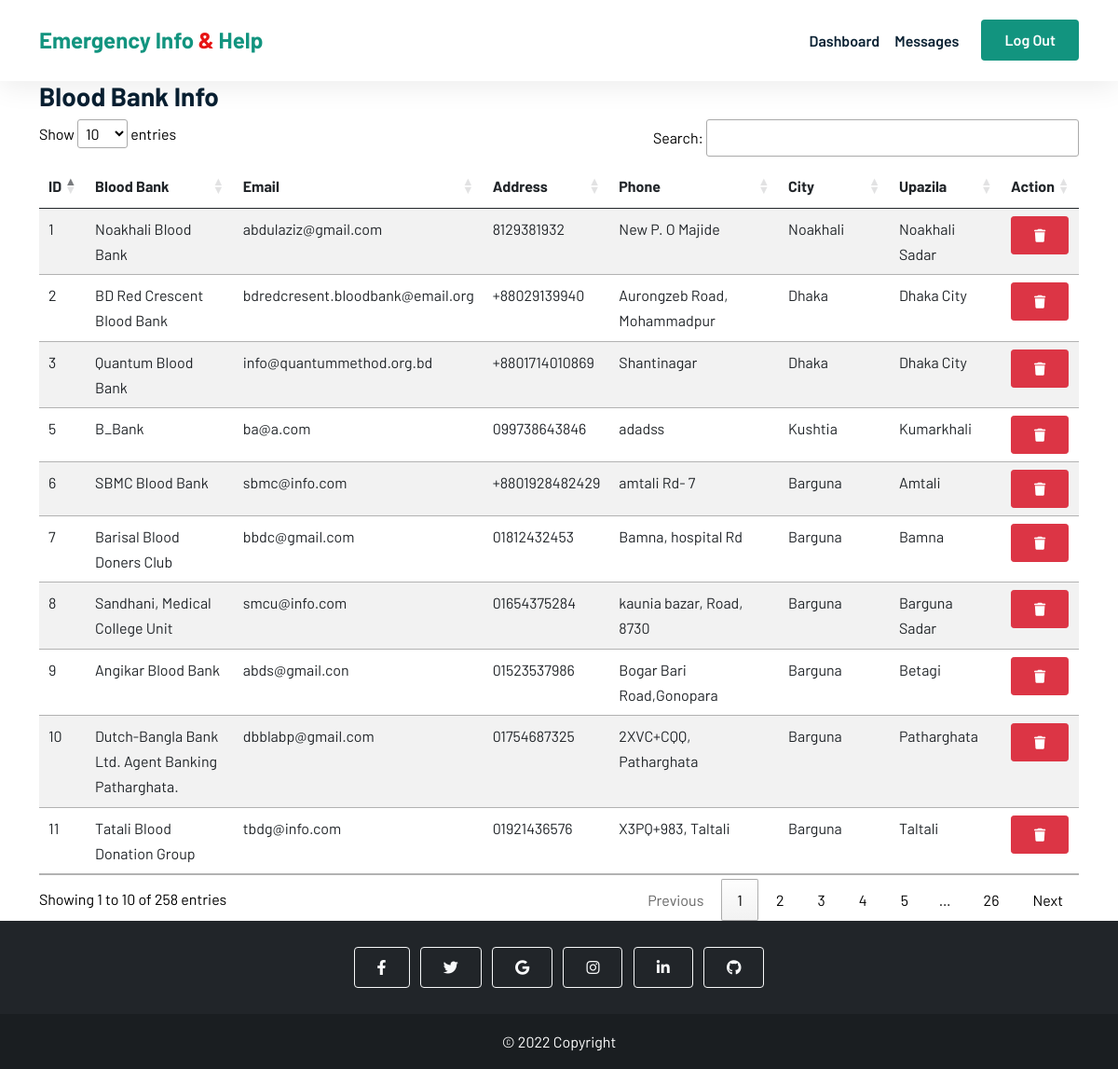
Page /admin/blood_bank_info.php (signed in) on the committed database.
### tables this page shows
CREATE TABLE `blood_bank` (
  `id` int(255) NOT NULL,
  `bank_name` varchar(255) NOT NULL,
  `email` varchar(32) NOT NULL,
  `phone` varchar(32) NOT NULL,
  `address` varchar(255) NOT NULL,
  `division` varchar(32) NOT NULL,
  `city` varchar(32) NOT NULL,
  `upazila` varchar(32) NOT NULL,
  `aviable_a_positive` int(5) NOT NULL,
  `aviable_a_negative` int(5) NOT NULL,
  `aviable_b_positive` int(5) NOT NULL,
  `aviable_b_negative` int(5) NOT NULL,
  `aviable_ab_positive` int(5) NOT NULL,
  `aviable_ab_negative` int(5) NOT NULL,
  `aviable_o_positive` int(5) NOT NULL,
  `aviable_o_negative` int(5) NOT NULL,
  `status` varchar(255) NOT NULL DEFAULT 'Typically replies within 10 minutes.',
  `image` varchar(255) NOT NULL,
  `user_name` varchar(32) DEFAULT NULL,
  `password` varchar(32) DEFAULT NULL
);

### admin/blood_bank_info.php (the view, shortened to what this page needs)
<?php
include_once './admin_includes/db.php';
$sql = "SELECT * FROM `blood_bank`";
$results = $con->query($sql);
?>
<!DOCTYPE html>
<html lang="en">
<head>
    <link href="https://cdn.jsdelivr.net/npm/bootstrap@5.0.2/dist/css/bootstrap.min.css" rel="stylesheet" />
    <link rel="stylesheet" href="https://cdnjs.cloudflare.com/ajax/libs/font-awesome/6.1.1/css/all.min.css" />
    <link rel="stylesheet" href="//cdn.datatables.net/1.12.1/css/jquery.dataTables.min.css">
    <link rel="stylesheet" href="../css/style.css" />
</head>
<body>
<header class="sticky-top">
        <nav class="navbar navbar-expand-lg  bg-white">
            <div class="container">
                <a class="navbar-brand" href="./admin_dashboard.php">Emergency Info <span>&</span> Help</a>
                <div class="collapse navbar-collapse" id="navbarNavDropdown">
                    <ul class="navbar-nav ms-auto">
                    <li class="nav-item">
                            <a class="nav-link" aria-current="page" href="./admin_dashboard.php">Dashboard</a>
                        </li>
                    <li class="nav-list">
                    <a href="messages.php" class="nav-link">Messages</a>
                    </li>
                    </ul>
                    <a href="./logout.php" class="btn btn-brand ms-lg-3">Log Out</a>
                </div>
            </div>
        </nav>
    </header>
    <main>
        <div class="container">
            <h3>Blood Bank Info</h3>
            <div>
                <table class="table table-striped" id="messages">
                    <thead>
                        <tr>
                            <th scope="col">ID</th>
                            <th scope="col">Blood Bank</th>
                            <th scope="col">Email</th>
                            <th scope="col">Address</th>
                            <th scope="col">Phone</th>
                            <th scope="col">City</th>
                            <th scope="col">Upazila</th>
                            <th scope="col">Action</th>
                        </tr>
                    </thead>
                    <tbody>
                        <?php while ($row = $results->fetch_assoc()) : ?>
                            <tr>
                                <td><?php echo $row['id'] ?></td>
                                <td><?php echo $row['bank_name']?></td>
                                <td><?php echo $row['email'] ?></td>
                                <td><?php echo $row['phone'] ?></td>
                                <td><?php echo $row['address'] ?></td>
                                <td><?php echo $row['city'] ?></td>
                                <td><?php echo $row['upazila'] ?></td>
                                <td>
                                    <button class='delete btn btn-sm btn-danger' id="<?php echo $row['id'] ?>"><i class=" fa-solid fa-trash"></i></button>
                                </td>
                            </tr>
                        <?php endwhile ?>
                    </tbody>
                </table>
            </div>
        </div>
    </main>
    <footer class="bg-dark text-center text-white">
        <div class="container p-4 pb-0">
            <section class="mb-4">
                <a class="btn btn-outline-light btn-floating m-1" href="#!" role="button"><i class="fab fa-facebook-f"></i></a>
                <a class="btn btn-outline-light btn-floating m-1" href="#!" role="button"><i class="fab fa-twitter"></i></a>
                <a class="btn btn-outline-light btn-floating m-1" href="#!" role="button"><i class="fab fa-google"></i></a>
                <a class="btn btn-outline-light btn-floating m-1" href="#!" role="button"><i class="fab fa-instagram"></i></a>
                <a class="btn btn-outline-light btn-floating m-1" href="#!" role="button"><i class="fab fa-linkedin-in"></i></a>
                <a class="btn btn-outline-light btn-floating m-1" href="#!" role="button"><i class="fab fa-github"></i></a>
            </section>
        </div>
        <div class="text-center p-3 footer-last">
            © 2022 Copyright
        </div>
    </footer>
</body>
</html>

### css/style.css (style rules this page uses)
* { margin: 0; padding: 0; box-sizing: border-box; list-style: none; }
html, body { font-family: "Barlow", sans-serif; line-height: 1.7; color: black; max-width: 100%; scroll-behavior: smooth; }
h1, h2, h3, h4, h5, h6 { font-weight: 700 !important; color: #092032; }
.navbar-nav .nav-link { color: #092032; text-decoration: none; transition: all 0.4s ease; font-weight: 600; }
a { color: #092032; text-decoration: none; }
.navbar { box-shadow: 0px 6px 30px rgba(0, 0, 0, 0.08); z-index: 1; padding: 1.5% 0; }
.navbar .navbar-brand { font-weight: 700; font-size: 24px; color: #12947f; }
.navbar-brand span { color: #e71414; }
.btn { padding: 9px 24px; font-weight: 600; }
.btn-brand { color: white; background-color: #12947f; }
.footer-last { background-color: rgba(0, 0, 0, 0.2); }
a { color: black; }
.sorting, .sorting_asc, .sorting_desc { background : none; }

### rows in the picture
blood_bank: id "1", bank_name "Noakhali Blood Bank", email "abdulaziz@gmail.com", phone "8129381932", address "New P. O Majide", city "Noakhali", upazila "Noakhali Sadar"
blood_bank: id "2", bank_name "BD Red Crescent Blood Bank", email "bdredcresent.bloodbank@email.org", phone "+88029139940", address "Aurongzeb Road, Mohammadpur", city "Dhaka", upazila "Dhaka City"
blood_bank: id "3", bank_name "Quantum Blood Bank", email "info@quantummethod.org.bd", phone "+8801714010869", address "Shantinagar", city "Dhaka", upazila "Dhaka City"
blood_bank: id "5", bank_name "B_Bank", email "ba@a.com", phone "099738643846", address "adadss", city "Kushtia", upazila "Kumarkhali"
blood_bank: id "6", bank_name "SBMC Blood Bank", email "sbmc@info.com", phone "+8801928482429", address "amtali Rd- 7", city "Barguna", upazila "Amtali"
blood_bank: id "7", bank_name "Barisal Blood Doners Club", email "bbdc@gmail.com", phone "01812432453", address "Bamna, hospital Rd", city "Barguna", upazila "Bamna"
blood_bank: id "8", bank_name "Sandhani, Medical College Unit", email "smcu@info.com", phone "01654375284", address "kaunia bazar, Road, 8730", city "Barguna", upazila "Barguna Sadar"
blood_bank: id "9", bank_name "Angikar Blood Bank", email "abds@gmail.con", phone "01523537986", address "Bogar Bari Road,Gonopara", city "Barguna", upazila "Betagi"
blood_bank: id "10", bank_name "Dutch-Bangla Bank Ltd. Agent Banking Patharghata.", email "dbblabp@gmail.com", phone "01754687325", address "2XVC+CQQ, Patharghata", city "Barguna", upazila "Patharghata"
blood_bank: id "11", bank_name "Tatali Blood Donation Group", email "tbdg@info.com", phone "01921436576", address "X3PQ+983, Taltali", city "Barguna", upazila "Taltali"
